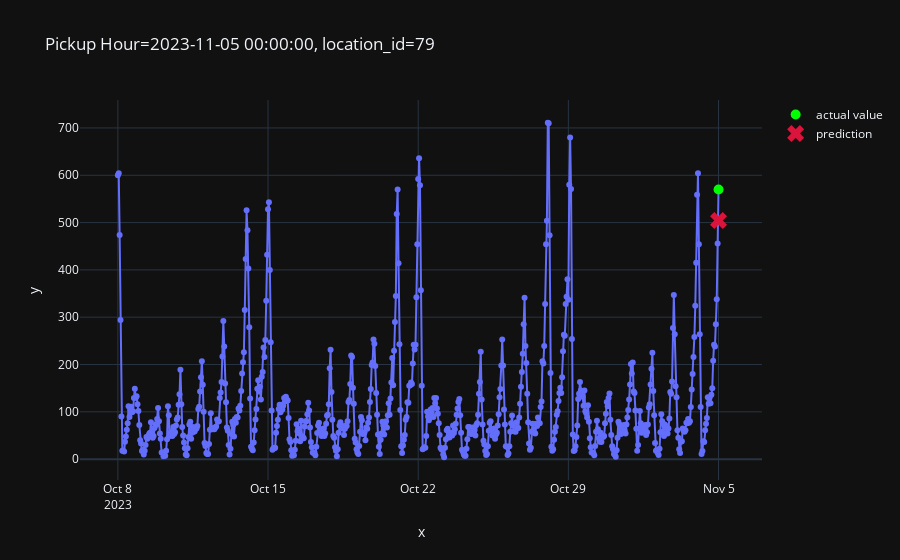

Notebook cell for this chart:
### Code cell
plot_one_sample(
    example_id=16849,
    features=X_test,
    targets=y_test,
    predictions=pd.Series(predictions)
)

### Figure 1 — Plotly figure (JSON) as saved in the notebook; plotly's stock layout.template omitted (floating-point values rounded to 4 significant figures; data arrays with more than 128 entries replaced by an {"elided": "..."} marker saying what was removed)
{"data": [{"hovertemplate": "x=%{x}<br>y=%{y}<extra></extra>", "legendgroup": "", "line": {"color": "#636efa", "dash": "solid"}, "marker": {"symbol": "circle"}, "mode": "lines+markers", "name": "", "orientation": "v", "showlegend": false, "type": "scatter", "x": {"elided": "673 str values"}, "xaxis": "x", "y": {"elided": "673 int values"}, "yaxis": "y"}, {"line": {"color": "lime"}, "marker": {"size": 10}, "mode": "markers", "name": "actual value", "type": "scatter", "x": ["2023-11-05T00:00:00"], "y": [570]}, {"line": {"color": "crimson"}, "marker": {"size": 15, "symbol": "x"}, "mode": "markers", "name": "prediction", "type": "scatter", "x": ["2023-11-05T00:00:00"], "y": [504.5]}], "layout": {"legend": {"tracegroupgap": 0}, "title": {"text": "Pickup Hour=2023-11-05 00:00:00, location_id=79"}, "xaxis": {"anchor": "y", "domain": [0, 1], "title": {"text": "x"}}, "yaxis": {"anchor": "x", "domain": [0, 1], "title": {"text": "y"}}}}
